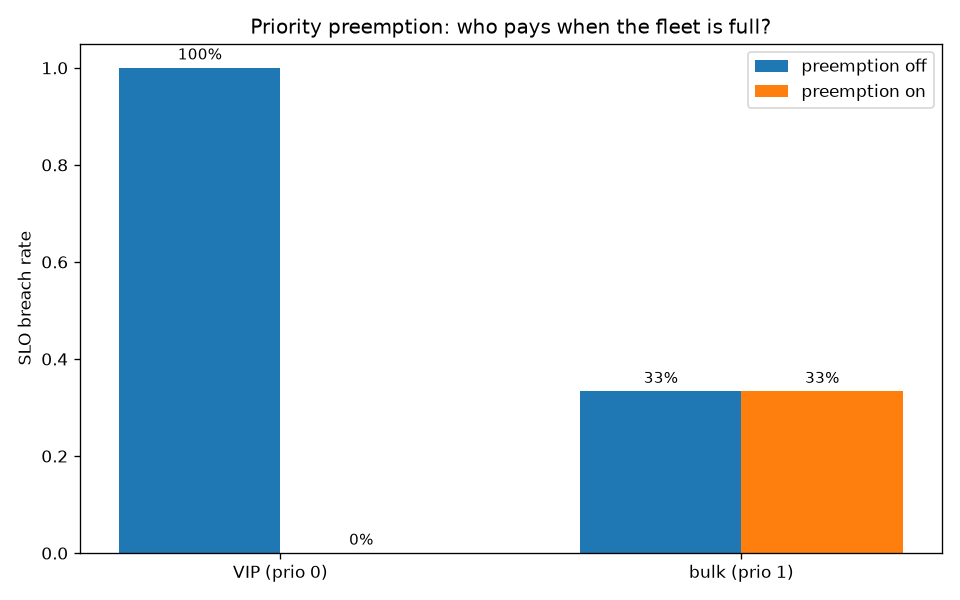

Reproduce this figure in Python.
#!/usr/bin/env python3
"""Priority preemption: protecting the VIP class.

A low-priority bulk class saturates the fleet; a few high-priority (VIP)
jobs arrive mid-congestion with tight deadlines. The same fleet runs twice
— preemption off vs on — and we compare breach rate per priority class:

  examples/priority_preemption.png — grouped bars of breach rate by class,
      off vs on. Expectation: VIP breach collapses to ~0% with preemption
      on, the bulk class pays a small price, and fleet cost is unchanged
      (same machines, same horizon).

Run from the repo root (package installed, viz extra for the plot):
    pip install -e ".[viz]"
    python examples/priority_preemption.py
"""

import os

import matplotlib

matplotlib.use("Agg")  # headless: render to file, no display needed
import matplotlib.pyplot as plt

from capacity_planner.cost import tradeoff_point
from capacity_planner.simulator import Job, Machine, Simulator

# --- knobs -----------------------------------------------------------------
N_MACHINES = 3
NODE_CPU, NODE_RAM, NODE_COST = 4.0, 16.0, 1.0  # $/machine-hour
BULK_N = 18  # low-priority jobs, priority=1, arrive t=0..2.55
VIP_N = 4  # high-priority jobs, priority=0, arrive mid-congestion at t=3
VIP_ARRIVAL = 3.0
HORIZON = 24.0  # shared pricing window so cost is like-for-like
# ---------------------------------------------------------------------------

HERE = os.path.dirname(os.path.abspath(__file__))


def build_workload() -> list[Job]:
    jobs = [
        Job(
            name=f"bulk-{i}",
            arrival=i * 0.15,
            cpu=2.0,
            ram=4.0,
            duration=6.0,
            wait_deadline=6.0,
            priority=1,
        )
        for i in range(BULK_N)
    ]
    jobs += [
        Job(
            name=f"vip-{i}",
            arrival=VIP_ARRIVAL + i * 0.01,
            cpu=2.0,
            ram=4.0,
            duration=1.0,
            wait_deadline=2.0,
            priority=0,
        )
        for i in range(VIP_N)
    ]
    return jobs


def breach_by_priority(result) -> dict[int, tuple[int, int]]:
    """priority -> (rejected, total). The schedule holds one entry per
    admitted job, so no deduping is needed."""
    totals: dict[int, int] = {}
    rejected: dict[int, int] = {}
    for job, _m, _t in result.scheduled:
        totals[job.priority] = totals.get(job.priority, 0) + 1
    for r in result.rejections:
        totals[r.job.priority] = totals.get(r.job.priority, 0) + 1
        rejected[r.job.priority] = rejected.get(r.job.priority, 0) + 1
    return {p: (rejected.get(p, 0), totals[p]) for p in sorted(totals)}


def main() -> None:
    fleet = [
        Machine(f"node-{i}", cpu=NODE_CPU, ram=NODE_RAM, cost_per_hour=NODE_COST)
        for i in range(N_MACHINES)
    ]
    runs = {}
    for label, enabled in (("off", False), ("on", True)):
        result = Simulator(fleet, preemption_enabled=enabled).run(
            build_workload()
        )
        point = tradeoff_point(fleet, result, horizon=HORIZON)
        runs[label] = (result, point)
        by_prio = breach_by_priority(result)
        # avg wait of first admission per class
        waits: dict[int, list[float]] = {}
        for job, _m, t in result.scheduled:
            waits.setdefault(job.priority, []).append(t - job.arrival)
        print(f"--- preemption {label} ---")
        print(f"  preemptions performed: {result.n_preemptions}")
        for p, (rej, total) in by_prio.items():
            name = "VIP " if p == 0 else "bulk"
            w = waits.get(p, [])
            avg = f", avg wait {sum(w) / len(w):.2f}h" if w else ", none admitted"
            print(f"  {name}(prio {p}): {rej}/{total} breached "
                  f"({rej / total:.1%}{avg})")
        print(f"  fleet cost over {HORIZON:.0f}h: ${point['cost']:.0f}")

    labels = ["VIP (prio 0)", "bulk (prio 1)"]
    off_rates = [breach_by_priority(runs["off"][0])[p][0] / breach_by_priority(runs["off"][0])[p][1] for p in (0, 1)]
    on_rates = [breach_by_priority(runs["on"][0])[p][0] / breach_by_priority(runs["on"][0])[p][1] for p in (0, 1)]

    x = range(len(labels))
    w = 0.35
    fig, ax = plt.subplots(figsize=(8, 5))
    b1 = ax.bar([i - w / 2 for i in x], off_rates, w, label="preemption off")
    b2 = ax.bar([i + w / 2 for i in x], on_rates, w, label="preemption on")
    ax.set_xticks(list(x))
    ax.set_xticklabels(labels)
    ax.set_ylabel("SLO breach rate")
    ax.set_title("Priority preemption: who pays when the fleet is full?")
    ax.legend()
    for bars in (b1, b2):
        for bar in bars:
            ax.text(
                bar.get_x() + bar.get_width() / 2,
                bar.get_height() + 0.01,
                f"{bar.get_height():.0%}",
                ha="center",
                va="bottom",
                fontsize=9,
            )
    fig.tight_layout()
    out = os.path.join(HERE, "priority_preemption.png")
    fig.savefig(out, dpi=120)
    print(f"wrote {out}")


if __name__ == "__main__":
    main()
